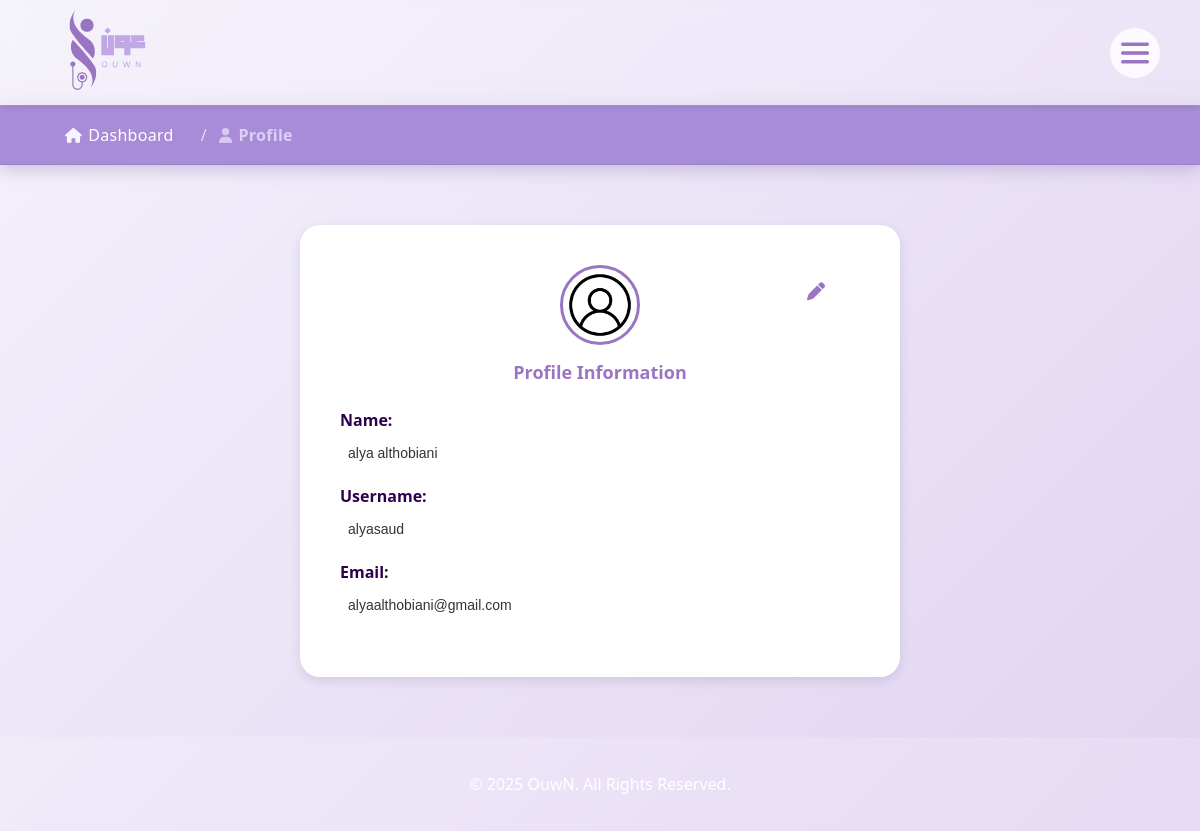
Page /profile.php (signed in) on the committed database.
### tables this page shows
CREATE TABLE `HealthCareP` (
  `UserID` varchar(255) NOT NULL,
  `Email` varchar(1000) NOT NULL,
  `Password` varchar(1000) NOT NULL,
  `Name` text NOT NULL,
  `reset_token` varchar(255) DEFAULT NULL,
  `token_expires` int DEFAULT NULL,
  `reset_expires` datetime DEFAULT NULL,
  `email_confirmed` tinyint(1) DEFAULT '0',
  `email_token` varchar(255) DEFAULT NULL,
  `email_token_expires` datetime DEFAULT NULL
);

### profile.php (the view, shortened to what this page needs)
<?php
$DB_HOST = "127.0.0.1";
$DB_USER = 'root';
$DB_PASS = 'root';
$DB_NAME = 'OuwnDB';
$port = 8889;
$TABLE   = 'HealthCareP';
$mysqli = new mysqli($DB_HOST, $DB_USER, $DB_PASS, $DB_NAME, $port);
$mysqli->set_charset('utf8mb4');
$userID = $_SESSION['user_id'];
$stmt = $mysqli->prepare("SELECT UserID, Email, Name FROM $TABLE WHERE UserID = ?");
$stmt->bind_param('s', $userID);
$stmt->execute();
$result = $stmt->get_result();
$currentUser = $result->fetch_assoc();
if ($_SERVER['REQUEST_METHOD'] === 'POST' && ($_POST['action'] ?? '') === 'update_profile') {
    $newName     = trim($_POST['name'] ?? '');
    $newEmail    = trim($_POST['email'] ?? '');
    $newUsername = trim($_POST['username'] ?? '');
    try {
        if ($newName === '' || $newEmail === '' || $newUsername === '') {
            throw new RuntimeException('All fields are required.');
        }
        if (!filter_var($newEmail, FILTER_VALIDATE_EMAIL)) {
            throw new RuntimeException('Invalid email format.');
        }
        if (
            $newName === $currentUser['Name'] &&
            $newEmail === $currentUser['Email'] &&
            $newUsername === $currentUser['UserID']
        ) {
            throw new RuntimeException('No changes were made.');
        }
        $stmt = $mysqli->prepare("SELECT COUNT(*) AS cnt FROM $TABLE WHERE Email = ? AND UserID != ?");
        $stmt->bind_param('ss', $newEmail, $userID);
        $stmt->execute();
        $result = $stmt->get_result();
        $row = $result->fetch_assoc();
        $stmt->close();
        if ($row['cnt'] > 0) {
            throw new RuntimeException('Email Already Exists.');
        }
        $stmt = $mysqli->prepare("SELECT COUNT(*) AS cnt FROM $TABLE WHERE UserID = ? AND UserID != ?");
        $stmt->bind_param('ss', $newUsername, $userID);
        $stmt->execute();
        $result = $stmt->get_result();
        $row = $result->fetch_assoc();
        $stmt->close();
        if ($row['cnt'] > 0) {
            throw new RuntimeException('Username Already Exists.');
        }
        $stmt = $mysqli->prepare("UPDATE $TABLE SET Name = ?, Email = ?, UserID = ? WHERE UserID = ?");
        $stmt->bind_param('ssss', $newName, $newEmail, $newUsername, $userID);
        $stmt->execute();
        $stmt->close();
        $_SESSION['user_id'] = $newUsername;
        $successMsg = '✅ Profile updated successfully.';
        $stmt = $mysqli->prepare("SELECT UserID, Email, Name FROM $TABLE WHERE UserID = ?");
        $stmt->bind_param('s', $_SESSION['user_id']);
        $stmt->execute();
        $result = $stmt->get_result();
        $user = $result->fetch_assoc();
        $stmt->close();
    } catch (Throwable $e) {
        if ($e->getMessage() !== 'No changes were made.') {
            $errorMsg = $e->getMessage();
        }
        $stmt = $mysqli->prepare("SELECT UserID, Email, Name FROM $TABLE WHERE UserID = ?");
        $stmt->bind_param('s', $_SESSION['user_id']);
        $stmt->execute();
        $result = $stmt->get_result();
        $user = $result->fetch_assoc();
        $stmt->close();
    }
} else {
    $user = $currentUser;
}
?>
<!DOCTYPE html>
<html lang="en">
<head>
  <link rel="stylesheet" href="stylee.css">
  <link rel="stylesheet" href="https://cdnjs.cloudflare.com/ajax/libs/font-awesome/6.5.0/css/all.min.css">
</head>
<body>
    <nav class="ouwn-breadcrumb-bar" role="navigation" aria-label="Breadcrumb">
    <div class="ouwn-crumbs">
        <a class="crumb" href="dashboard.php">
        <i class="fa-solid fa-house"></i>
        <span>Dashboard</span>
        </a>
        <span class="sep" aria-hidden="true">/</span>
        <span class="crumb current" aria-current="page">
        <i class="fa-solid fa-user"></i>
        <span>Profile</span>
        </span>
    </div>
    </nav>
    <main class="auth-container-profile">
       <div class="profile-header">
         <img src="profile.png" alt="Profile Image">
         <h2>Profile Information</h2>
         <button type="button" id="editBtn" class="edit-btn-profile" title="Edit profile"> <i class="fa-solid fa-pen edit-icon"></i></button>
       </div>
        <form method="POST" class="profile-info" id="profileForm">
            <p><strong>Name:</strong><br>
            <input type="text" name="name" value="<?= htmlspecialchars($user['Name']) ?>" readonly required></p>
            <p><strong>Username:</strong><br>
            <input type="text" name="username" value="<?= htmlspecialchars($user['UserID']) ?>" readonly required></p>
            <p><strong>Email:</strong><br>
            <input type="email" name="email" value="<?= htmlspecialchars($user['Email']) ?>" readonly required></p>
        </form>
    </main>
<footer>
  <p>&copy; 2025 OuwN. All Rights Reserved.</p>
</footer>
</body>
</html>

### stylee.css (style rules this page uses)
body { margin: 0; font-family: 'Segoe UI', Tahoma, Geneva, Verdana, sans-serif; background: linear-gradient(135deg, #F4F1FB, #E1D4F2); color: #2d004d; }
a { color: #2d004d; text-decoration: none; }
.btn, button { background: #9975C1; color: white; padding: 12px 30px; border-radius: 25px; border: none; cursor: pointer; font-size: 16px; transition: transform 0.3s, background 0.3s; }
header { display: flex; justify-content: space-between; align-items: center; padding: 15px 50px; background: rgba(255, 255, 255, 0.15); backdrop-filter: blur(10px); position: sticky; top: 0; z-index: 100; }
.header-right { display: flex; align-items: center; gap: 20px; }
.header-left .logo-img { height: 80px; width: auto; }
nav a { margin: 0 15px; font-weight: 500; }
footer { text-align: center; padding: 20px; background: rgba(255, 255, 255, 0.15); color: white; margin-top: 50px; }
header, footer { padding-inline: clamp(16px, 6vw, 80px); }
*, *::before, *::after { box-sizing: border-box; }
.profile-icon { width: 50px; height: 50px; border-radius: 50%; background: #ffffffcc; display: flex; justify-content: center; align-items: center; cursor: pointer; transition: transform 0.3s ease; }
body { min-height: 100vh; display: flex; flex-direction: column; }
footer { margin-top: auto; }
.profile-header { position: relative; text-align: center; }
.profile-header img { width: 120px; height: 120px; border-radius: 50%; object-fit: cover; border: 3px solid #9975c2; }
.profile-header h2 { margin: 10px 0; font-weight: 600; font-size: 22px; color: #9975c2 !important; }
body main.auth-container-profile { width: 600px; max-width: 90%; margin: 60px auto; background: white; padding: 40px; border-radius: 20px; box-shadow: 0 4px 12px rgba(0, 0, 0, 0.1); text-align: center; position: relative; transition: none; }
.profile-info { text-align: left; margin-top: 25px; }
.profile-info input { width: 100%; padding: 10px; border-radius: 8px; border: none; margin-top: 6px; font-size: 15px; background: white; color: #333; }
.profile-info input[readonly] { cursor: default; }
.edit-btn-profile { position: absolute; top: 10px; right: 15px; background: none; border: none; cursor: pointer; font-size: 22px; color: #9975c2; transition: color 0.2s; }
.profile-header img { width: 80px; height: 80px; }
.profile-header h2 { font-size: 18px; }
.edit-btn-profile { top: 5px; right: 5px; font-size: 18px; }
.profile-info input { font-size: 14px; padding: 8px; }
.ouwn-breadcrumb-bar { background: #a98cd8; box-shadow: 0 4px 16px rgba(80, 50, 130, 0.25); border-top: 1px solid rgba(255, 255, 255, 0.1); border-bottom: 1px solid rgba(0, 0, 0, 0.08); padding: 18px 0; position: relative; z-index: 10; width: 100%; }
.ouwn-breadcrumb-bar .ouwn-crumbs { max-width: 1100px; width: min(95%, 1100px); margin: 0 auto; display: flex; align-items: center; gap: 12px; font-size: 16px; font-weight: 600; color: #fff; letter-spacing: 0.3px; }
.ouwn-crumbs .crumb { display: inline-flex; align-items: center; gap: 6px; color: #fff; text-decoration: none; transition: color 0.2s, transform 0.2s; }
.ouwn-crumbs .crumb.current { color: #ddd0f5; cursor: default; text-decoration: none; }
.ouwn-crumbs .sep { color: rgba(255, 255, 255, 0.7); font-weight: 400; user-select: none; }
.ouwn-crumbs i { font-size: 15px; opacity: 0.9; }

### rows in the picture
healthcarep: name "alya althobiani", username "alyasaud", email "alyaalthobiani@gmail.com"
